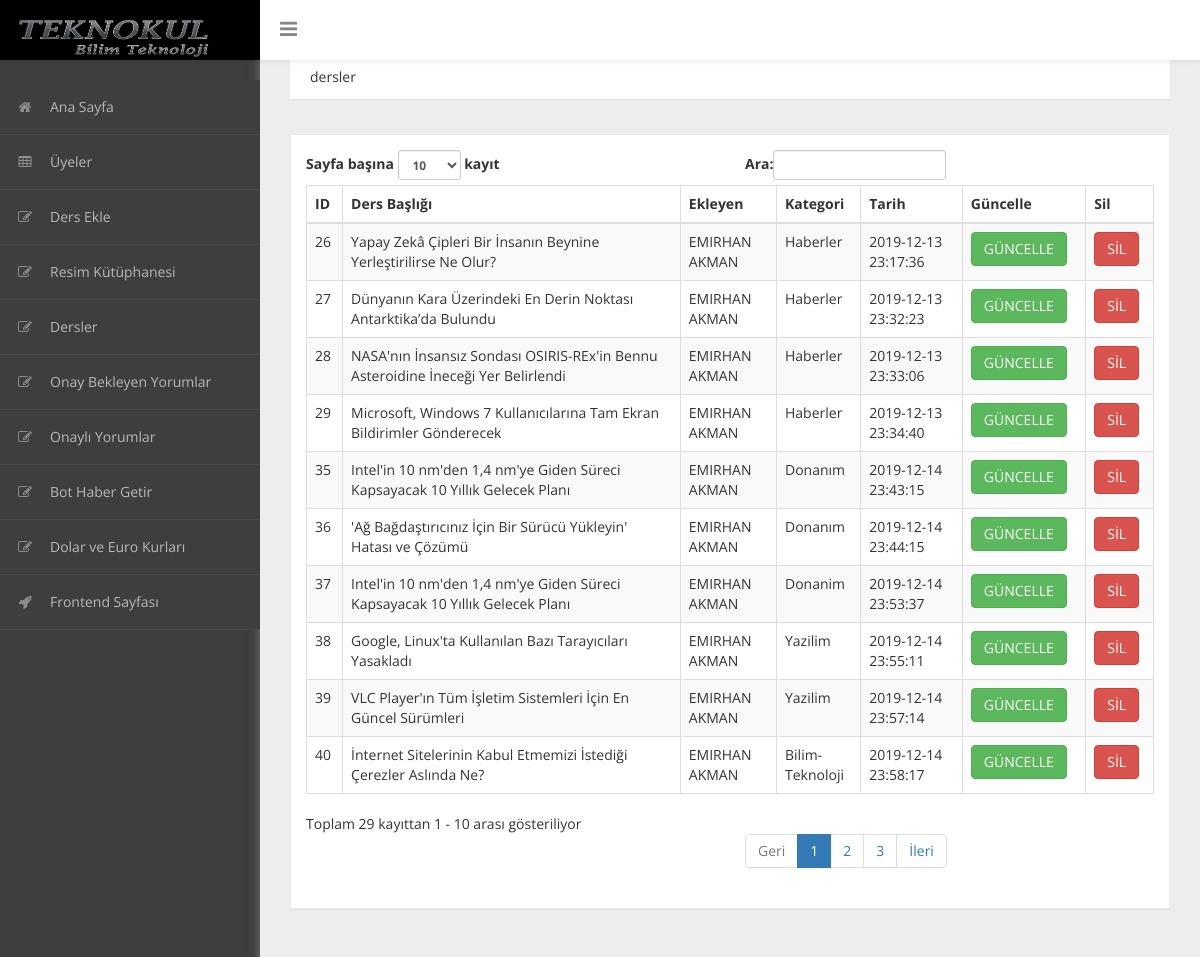
/admin/index.php?sayfa=dersler (signed in), run on the app's committed database.
### tables this page shows
CREATE TABLE `dersler` (
  `dersID` int(11) NOT NULL,
  `baslik` varchar(100) NOT NULL,
  `metin` text NOT NULL,
  `resim` varchar(50) NOT NULL,
  `kategori` varchar(20) NOT NULL,
  `tarih` datetime NOT NULL,
  `okunmaSayisi` int(4) NOT NULL,
  `yorumSayisi` int(4) NOT NULL,
  `ekleyen` varchar(16) NOT NULL
);

CREATE TABLE `uyeler` (
  `uyeID` int(4) NOT NULL,
  `uyeKod` varchar(32) NOT NULL,
  `ad` varchar(30) NOT NULL,
  `soyad` varchar(30) NOT NULL,
  `eposta` varchar(45) NOT NULL,
  `sifre` varchar(32) NOT NULL,
  `dogumTarihi` date NOT NULL,
  `dogumYeri` varchar(25) NOT NULL,
  `statu` varchar(1) NOT NULL
);

### admin/dersler.php (the view)
<div class="header">
	<ol class="breadcrumb">
	dersler
	</ol>
</div>
<div id="page-inner">
            <div class="row">
                <div class="col-md-12">
                    <div class="panel panel-default">
                        <div class="panel-body">
                            <div class="table-responsive">
                                <table class="table table-striped table-bordered table-hover" id="dataTables-example">
                                    <thead>
                                        <tr>
                                            <th>ID</th>
                                            <th>Ders Başlığı</th>
                                            <th>Ekleyen</th>
																						<th>Kategori</th>
                                            <th>Tarih</th>
                                            <th>Güncelle</th>
                                            <th>Sil</th>
                                        </tr>
                                    </thead>
                                    <tbody>
<?php
	$sorgu = "SELECT * FROM dersler INNER JOIN uyeler ON dersler.ekleyen = uyeler.uyeKod";
	$veriler = mysqli_query($baglanti, $sorgu);
	while($veri = mysqli_fetch_array($veriler)){
	echo '<tr>';
	echo '<td>'.$veri["dersID"].'</td>';
	echo '<td>'.$veri["baslik"].'</td>';
	echo '<td>'.$veri["ad"].' '.$veri["soyad"].'</td>';
	echo '<td>'.$veri["kategori"].'</td>';
	echo '<td>'.$veri["tarih"].'</td>';
	echo '<td><a href="?sayfa=ders-guncelle&id='.$veri["dersID"].'"><button class="btn btn-success">GÜNCELLE</button></a></td>';
	echo '<td><a href="?sayfa=ders-sil&id='.$veri["dersID"].'"><button class="btn btn-danger">SİL</button></a></td>';
	echo '</tr>';
	}
?>
                                    </tbody>
                                </table>
                            </div>
                        </div>
                    </div>
                </div>
            </div>
        </div>

### admin/assets/css/custom-styles.css (style rules this page uses)
body { font-family: 'Open Sans', sans-serif; background: #3E3E3E; }
#page-inner { width:100%; margin:10px 20px 10px 0px; background-color:transparent; padding: 15px 30px; min-height:1200px; }
.panel { border-radius:0px; }
.breadcrumb { padding: 12px 10px 12px 20px; margin-bottom: 20px; list-style: none; border-radius: 0; -webkit-box-shadow: 0 1px 1px rgba(0,0,0,.05); box-shadow: 0 1px 1px rgba(0,0,0,.05);background: #fff; }
.panel-default { border-color: #ECECEC; }
.header { margin: 0 30px; }

### data on the page
dersler: dersID "26", baslik "Yapay Zekâ Çipleri Bir İnsanın Beynine Yerleştirilirse Ne Olur?", uyeler.ad "EMIRHAN", uyeler.soyad "AKMAN", kategori "Haberler", tarih "2019-12-13 23:17:36"
dersler: dersID "27", baslik "Dünyanın Kara Üzerindeki En Derin Noktası Antarktika’da Bulundu", uyeler.ad "EMIRHAN", uyeler.soyad "AKMAN", kategori "Haberler", tarih "2019-12-13 23:32:23"
dersler: dersID "28", baslik "NASA'nın İnsansız Sondası OSIRIS-REx'in Bennu Asteroidine İneceği Yer Belirlendi", uyeler.ad "EMIRHAN", uyeler.soyad "AKMAN", kategori "Haberler", tarih "2019-12-13 23:33:06"
dersler: dersID "29", baslik "Microsoft, Windows 7 Kullanıcılarına Tam Ekran Bildirimler Gönderecek", uyeler.ad "EMIRHAN", uyeler.soyad "AKMAN", kategori "Haberler", tarih "2019-12-13 23:34:40"
dersler: dersID "35", baslik "Intel'in 10 nm'den 1,4 nm'ye Giden Süreci Kapsayacak 10 Yıllık Gelecek Planı", uyeler.ad "EMIRHAN", uyeler.soyad "AKMAN", kategori "Donanım", tarih "2019-12-14 23:43:15"
dersler: dersID "36", baslik "'Ağ Bağdaştırıcınız İçin Bir Sürücü Yükleyin' Hatası ve Çözümü", uyeler.ad "EMIRHAN", uyeler.soyad "AKMAN", kategori "Donanım", tarih "2019-12-14 23:44:15"
dersler: dersID "37", baslik "Intel'in 10 nm'den 1,4 nm'ye Giden Süreci Kapsayacak 10 Yıllık Gelecek Planı", uyeler.ad "EMIRHAN", uyeler.soyad "AKMAN", kategori "Donanim", tarih "2019-12-14 23:53:37"
dersler: dersID "38", baslik "Google, Linux'ta Kullanılan Bazı Tarayıcıları Yasakladı", uyeler.ad "EMIRHAN", uyeler.soyad "AKMAN", kategori "Yazilim", tarih "2019-12-14 23:55:11"
dersler: dersID "39", baslik "VLC Player'ın Tüm İşletim Sistemleri İçin En Güncel Sürümleri", uyeler.ad "EMIRHAN", uyeler.soyad "AKMAN", kategori "Yazilim", tarih "2019-12-14 23:57:14"
dersler: dersID "40", baslik "İnternet Sitelerinin Kabul Etmemizi İstediği Çerezler Aslında Ne?", uyeler.ad "EMIRHAN", uyeler.soyad "AKMAN", kategori "Bilim-Teknoloji", tarih "2019-12-14 23:58:17"
